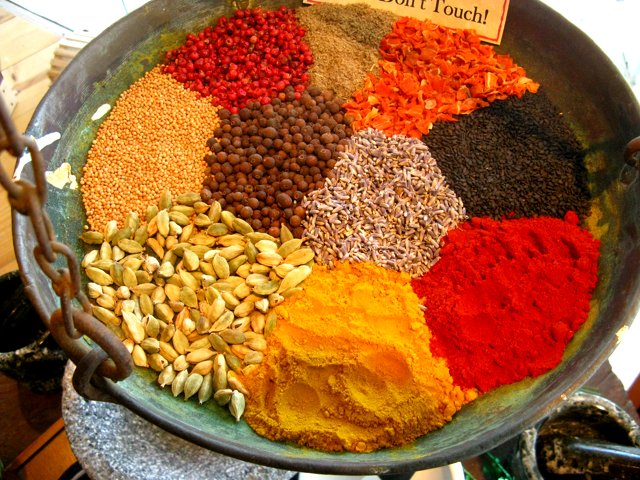
#> input picture CG/scikit-image/skimage-tutorials-master/skimage-tutorials-master/images/spice_1.jpg, 640 x 480 px
$ jupyter execute 4_segmentation.ipynb   (shell and % lines are left out)   (Python 2 division)   (older library calls are emulated)
#> lines starting #> are read from the running program, lines starting #| are printed output that depends on the picture; after the words box and inside, x2 and y2 are one past the last pixel; in counts of white or black regions, pixels touching at a corner belong together
# Segmentation

Segmentation is the division of an image into "meaningful" regions. If you've seen The Terminator, you've seen image segmentation:

In `scikit-image`, you can find segmentation functions in the `segmentation` package, with one exception: the `watershed` function is in `morphology`, because it's a bit of both. We'll use two algorithms, SLIC and watershed and discuss applications of each.

There are two kinds of segmentation: *contrast-based* and *boundary-based*. The first is used when the regions of the image you are trying to divide have different characteristics, such as a red flower on a green background. The second is used when you want to segment an image in which borders between objects are prominent, but objects themselves are not very distinct. For example, a pile of oranges.

## Image types: contrast

SLIC (Simple Linear Iterative Clustering) is a segmentation algorithm of the first kind: it clusters pixels in both space and color. Therefore, regions of space that are similar in color will end up in the same segment.

Let's try to segment this image:

(Photo by Flickr user Clyde Robinson, used under CC-BY 2.0 license.)

The SLIC function takes two parameters: the desired number of segments, and the "compactness", which is the relative weighting of the space and color dimensions. The higher the compactness, the more "square" the returned segments.

[cell 1]
import numpy as np
from matplotlib import pyplot as plt

[cell 2]
import skdemo
plt.rcParams['image.cmap'] = 'spectral'
from skimage import io, segmentation as seg, color

url = '../images/spice_1.jpg'
image = io.imread(url)
#> image is the input picture: shape (480, 640, 3); mean R, G, B 159.6, 97.7, 51.1

[cell 3]
labels = seg.slic(image, n_segments=18, compactness=10)
#> labels: shape (480, 640) int64; 11 distinct labels, from 1 to 11
skdemo.imshow_all(image, labels.astype(float) / labels.max())
#> (this line was passed over: skdemo is not available in this run)
print labels
#> (printed output is left out)

We can try to create a nicer visualization for `labels`: each segment will be represented by its average color.

[cell 4]
def mean_color(image, labels):
    out = np.zeros_like(image)
    for label in np.unique(labels):
        indices = np.nonzero(labels == label)
        out[indices] = np.mean(image[indices], axis=0)
#> this loop made 11 passes
#> indices on passes 1 to 11: 8621 positions, rows 0 to 113, columns 0 to 150, 39636 positions, rows 0 to 423, columns 0 to 504, 20863 positions, rows 0 to 140, columns 295 to 537, 58285 positions, rows 0 to 412, columns 304 to 639, 12427 positions, rows 6 to 144, columns 159 to 350, 52596 positions, rows 64 to 360, columns 77 to 351, 24667 positions, rows 211 to 403, columns 410 to 599, 31626 positions, rows 258 to 452, columns 208 to 463, 15117 positions, rows 272 to 479, columns 0 to 309, 32872 positions, rows 282 to 479, columns 106 to 639, 10490 positions, rows 367 to 479, columns 58 to 301
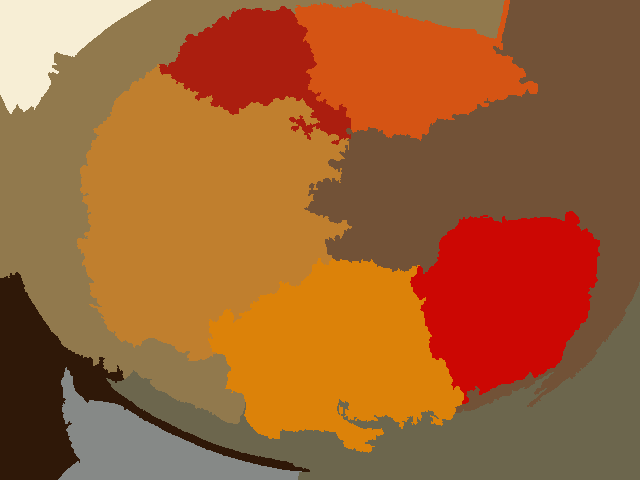
#> out: shape (480, 640, 3); mean R, G, B 159, 97.2, 50.6
    return out

skdemo.imshow_all(image, mean_color(image, labels))
#> (this line was passed over: skdemo is not available in this run)

Notice that some spices are broken up into "light" and "dark" parts. We have multiple parameters to control this:

- `enforce_connectivity`: Do some post-processing so that small regions get merged to adjacent big regions.

[cell 5]
labels = seg.slic(image, n_segments=18, compactness=10,
                  enforce_connectivity=True)
label_image = mean_color(image, labels)
#> the loop in mean_color (call 2), `for label in np.unique(labels):` made 11 passes
skdemo.imshow_all(image, label_image)
#> (this line was passed over: skdemo is not available in this run)

Yikes! It looks like a little too much merging went on! This is because of the intertwining of the labels. One way to avoid this is to blur the image before segmentation. Because this is such a common use-case, a Gaussian blur is included in SLIC--just pass in the `sigma` parameter:

[cell 6]
labels = seg.slic(image, n_segments=18, compactness=10,
                  sigma=2, enforce_connectivity=True)
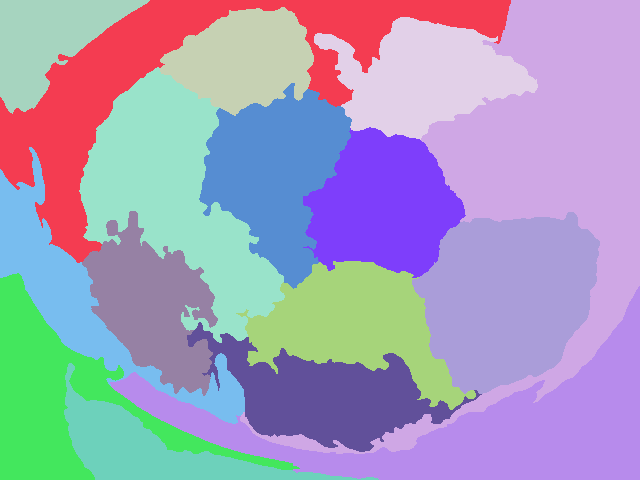
#> labels: shape (480, 640) int64; 16 distinct labels, from 1 to 16; one colour per label, 0 black
label_image = mean_color(image, labels)
skdemo.imshow_all(image, label_image)
#> (this line was passed over: skdemo is not available in this run)

Getting there! But it looks like some regions are merged together. We can alleviate this by increasing the number of segments:

[cell 7]
labels = seg.slic(image, n_segments=24, compactness=10,
                  sigma=2, enforce_connectivity=True)
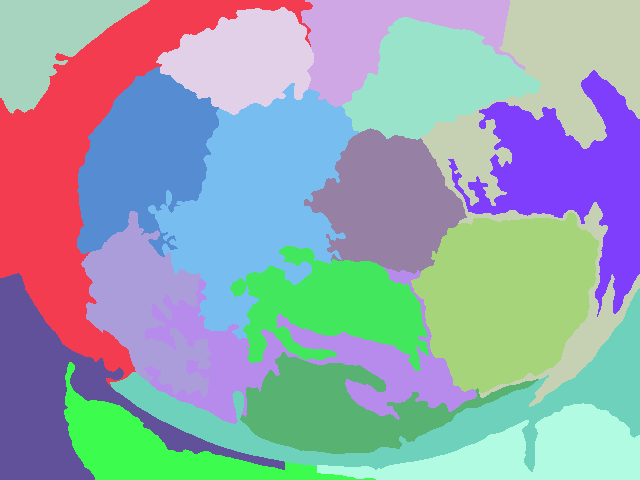
#> labels: shape (480, 640) int64; 19 distinct labels, from 1 to 19; one colour per label, 0 black
label_image = mean_color(image, labels)
skdemo.imshow_all(image, label_image)
#> (this line was passed over: skdemo is not available in this run)

That's looking pretty good! Some regions are still too squiggly though... Let's try jacking up the compactness:

[cell 8]
labels = seg.slic(image, n_segments=24, compactness=40,
                  sigma=2, enforce_connectivity=True)
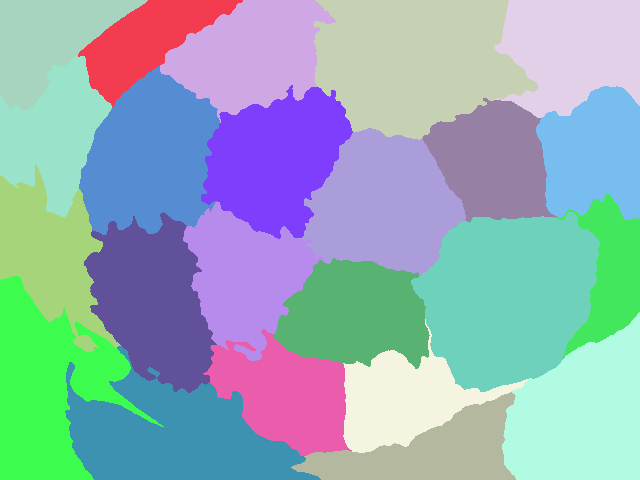
#> labels: shape (480, 640) int64; 23 distinct labels, from 1 to 23; one colour per label, 0 black
label_image = mean_color(image, labels)
skdemo.imshow_all(image, label_image)
#> (this line was passed over: skdemo is not available in this run)

## <span class="exercize">SLIC explorer</span>
Write an interactive tool to explore the SLIC parameter space.  A skeleton is
given below.

```python
from IPython.html import widgets

def func(slider_kwarg=0.5, dropdown_kwarg='option0'):
    s = some_func(image, arg1=slider_kwarg, arg2=dropdown_kwarg)
    skdemo.imshow_all(image, s)

widgets.interact(func, slider_kwarg=(start, stop, step),
                 dropdown_kwarg=['option0', 'option1'])
```

## <span class="exercize">Select the spices</span>

Try segmenting the following image with a modification to the same tool:

"Spices" photo by Flickr user Riyaad Minty.
https://www.flickr.com/photos/riym/3326786046
Used under the Creative Commons CC-BY 2.0 license.

Note: this image is more challenging to segment because the color regions are different from one part of the image to the other. Try the `slic_zero` parameter in combination with different values for `n_segments`.

[cell 9]
url2 = '../images/spices.jpg'

## Image types: boundary images

Often, the contrast between regions is not sufficient to distinguish them, but there is a clear boundary between the two. Using an edge detector on these images, followed by a *watershed*, often gives very good segmentation. For example, look at the output of the Sobel filter on the coins image:

[cell 10]
from skimage import data, filter as filters
from matplotlib import pyplot as plt, cm

[cell 11]
coins = data.coins()
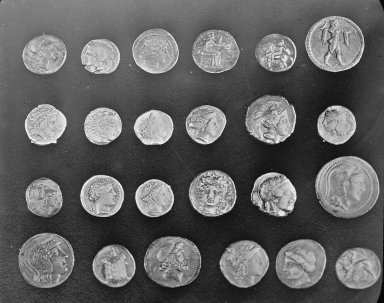
#> input picture skimage.data.coins(), 384 x 303 px
#> coins is the input picture: shape (303, 384); min 1, max 252, mean 96.9
edges = filters.sobel(coins)

plt.imshow(edges, cmap='gray');

The *watershed algorithm* finds the regions between these edges. It does so by envisioning the pixel intensity as height on a topographic map. It then "floods" the map from the bottom up, starting from seed points. These flood areas are called "watershed basins" and when they meet, they form the image segmentation.

Let's look at a one-dimensional example:

[cell 12]
from skimage.morphology import watershed
from scipy import ndimage as nd

x = np.array([0, 1, 2, 3, 4, 5, 6, 7, 8, 9, 10, 11])
y = np.array([1, 0, 1, 2, 1, 3, 2, 0, 2, 4, 1, 0])

seeds = nd.label(y == 0)[0]
seed_positions = np.argwhere(seeds)[:, 0]

print "Seeds:", seeds
print "Seed positions:", seed_positions

# ------------------------------- #
result = watershed(y, seeds)
# ------------------------------- #

# You can ignore the code below--it's just
# to make a pretty plot of the results.
plt.figure(figsize=(10, 5))
plt.plot(y, '-o', label='Image slice', linewidth=3)
plt.plot(seed_positions, np.zeros_like(seed_positions), 'r^',
         label='Seeds', markersize=15)

for n, label in enumerate(np.unique(result)):
    mask = (result == label)
    plt.bar(x[mask][:-1], result[mask][:-1],
            width=1, label='Region %d' % n,
            alpha=0.1)

plt.vlines(np.argwhere(np.diff(result)) + 0.5, -0.2, 4.1, 'm',
           linewidth=3, linestyle='--')

plt.legend(loc='upper left', numpoints=1)
plt.axis('off')
plt.ylim(-0.2, 4.1);

Answers the question: which seed flooded this point?

Let's find some seeds for `coins`. First, we compute the *distance transform* of a thresholded version of `edges`:

[cell 13]
from scipy import ndimage as nd
threshold = 0.4

# Euclidean distance transform
# How far do we ave to travel from a non-edge to find an edge?
non_edges = (edges < threshold)
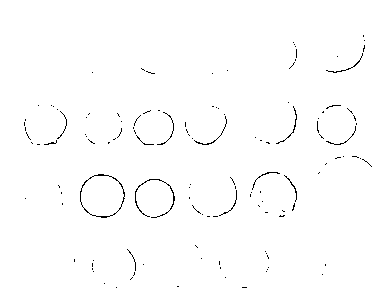
#> non_edges: shape (303, 384) bool; 99% white; black in thin lines or dots, all inside (x1, y1, x2, y2) = (24, 35, 372, 288)
distance_from_edge = nd.distance_transform_edt(non_edges)
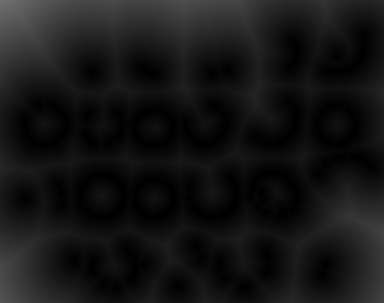
#> distance_from_edge: shape (303, 384) float64; min 0, max 111.7, mean 21.4

plt.imshow(distance_from_edge, cmap='gray');

Then, we find the *peaks* in that image--the background points furthest away from any edges--which will act as the seeds.

[cell 14]
from skimage import feature

# -------------------------------------------------#
peaks = feature.peak_local_max(distance_from_edge)
#> peaks = 233 pairs, first value 49 to 285, second value 31 to 365
print "Peaks shape:", peaks.shape
#| Peaks shape: (233, 2)
# -------------------------------------------------#

peaks_image = np.zeros(coins.shape, np.bool)
peaks_image[tuple(np.transpose(peaks))] = True
seeds, num_seeds = nd.label(peaks_image)

plt.imshow(edges, cmap='gray')
plt.plot(peaks[:, 1], peaks[:, 0], 'ro');
plt.axis('image')

We are now ready to perform the watershed:

[cell 15]
ws = watershed(edges, seeds)
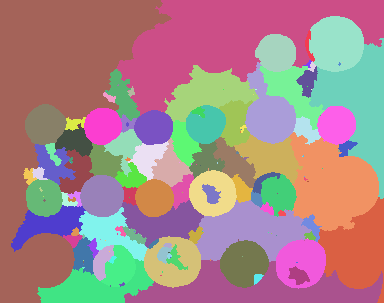
#> ws: shape (303, 384) int32; 172 distinct labels, from 1 to 172; one colour per label, 0 black

from skimage import color
plt.imshow(color.label2rgb(ws, coins));

## Examining the resulting segmentation

We have more prior knowledge that we can include in this processing problem.
For one--the coins are round!

[cell 16]
from skimage.measure import regionprops

regions = regionprops(ws)
#> regions = 172 regions; largest, box (x1, y1, x2, y2) and area: (0, 0, 172, 303) 22190, (116, 0, 384, 116) 14352, (290, 132, 379, 231) 5892, (124, 260, 383, 303) 5482, (309, 38, 384, 199) 5174

ws_updated = ws.copy()
for region in regions:
    if region.eccentricity > 0.6:
        ws_updated[ws_updated == region.label] = 0
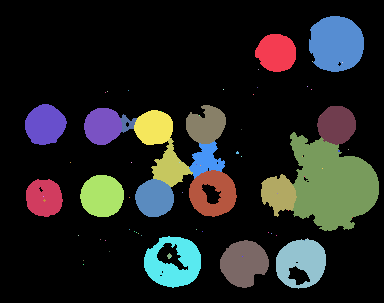
#> ws_updated: shape (303, 384) int32; 77 distinct labels, from 0 to 168; one colour per label, 0 black

plt.imshow(color.label2rgb(ws_updated, coins, bg_label=0));
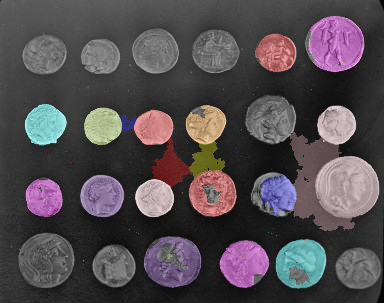
#> shown: shape (303, 384, 3) float64; mean R, G, B 0.322, 0.296, 0.312

$ run again, with CG/scikit-image/skimage-tutorials-master/skimage-tutorials-master/images/balloon.jpg copied over CG/scikit-image/skimage-tutorials-master/skimage-tutorials-master/images/spice_1.jpg
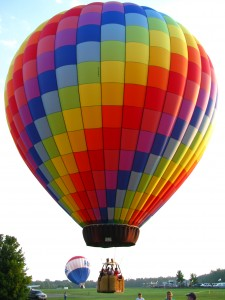
#> input picture CG/scikit-image/skimage-tutorials-master/skimage-tutorials-master/images/balloon.jpg, 225 x 300 px
#> image is the input picture: shape (300, 225, 3); mean R, G, B 170.1, 140.5, 129.3
#> (printed output is left out)
#> the loop in mean_color, `for label in np.unique(labels):` made 12 passes
#> indices on passes 1 to 8: 3227 positions, rows 0 to 117, columns 0 to 125, 8414 positions, rows 0 to 223, columns 123 to 224, 2810 positions, rows 1 to 163, columns 34 to 165, 3587 positions, rows 2 to 163, columns 6 to 102, 3916 positions, rows 3 to 189, columns 25 to 148, 4948 positions, rows 17 to 136, columns 46 to 175, 3100 positions, rows 47 to 128, columns 123 to 197, 2617 positions, rows 84 to 221, columns 52 to 122
#> the loop in mean_color (call 2), `for label in np.unique(labels):` made 12 passes
#> `labels = seg.slic(image, n_segments=24, compactness=40, sigma=2, enfor..`:
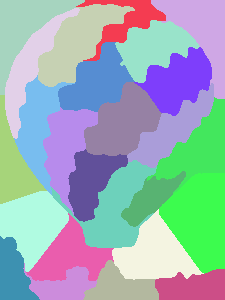
#> labels: shape (300, 225) int64; 25 distinct labels, from 1 to 25; one colour per label, 0 black
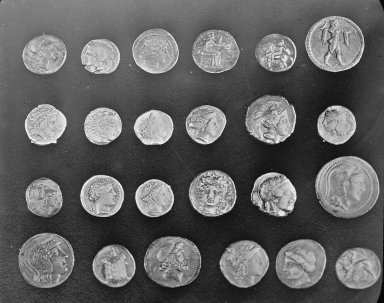
#> input picture skimage.data.coins(), 384 x 303 px
#> coins is the input picture: shape (303, 384); min 1, max 252, mean 96.9
#> non_edges: shape (303, 384) bool; 99% white; black in thin lines or dots, all inside (x1, y1, x2, y2) = (24, 35, 372, 288)
#> peaks = 233 pairs, first value 49 to 285, second value 31 to 365
#| Peaks shape: (233, 2)
#> ws: shape (303, 384) int32; 172 distinct labels, from 1 to 172
#> regions = 172 regions; largest, box (x1, y1, x2, y2) and area: (0, 0, 172, 303) 22190, (116, 0, 384, 116) 14352, (290, 132, 379, 231) 5892, (124, 260, 383, 303) 5482, (309, 38, 384, 199) 5174

$ run again, with CG/scikit-image/skimage-tutorials-master/skimage-tutorials-master/images/forest.jpg copied over CG/scikit-image/skimage-tutorials-master/skimage-tutorials-master/images/spice_1.jpg
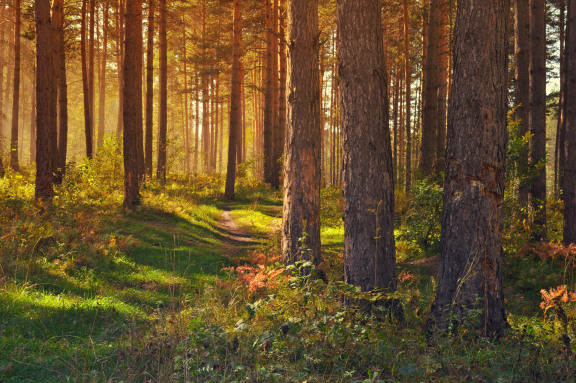
#> input picture CG/scikit-image/skimage-tutorials-master/skimage-tutorials-master/images/forest.jpg, 576 x 383 px
#> image is the input picture: shape (383, 576, 3); mean R, G, B 102.2, 79, 43.2
#> (printed output is left out)
#> the loop in mean_color, `for label in np.unique(labels):` made 6 passes
#> indices on passes 1 to 6: 133753 positions, rows 0 to 343, columns 0 to 456, 19365 positions, rows 0 to 353, columns 446 to 575, 19943 positions, rows 64 to 277, columns 394 to 557, 25159 positions, rows 206 to 382, columns 333 to 575, 13310 positions, rows 284 to 382, columns 104 to 351, 9078 positions, rows 300 to 382, columns 0 to 128
#> the loop in mean_color (call 2), `for label in np.unique(labels):` made 6 passes
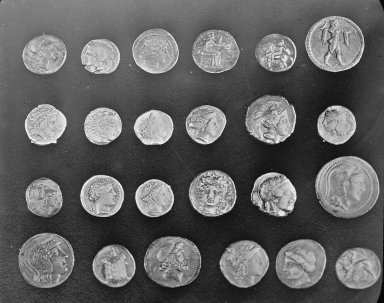
#> input picture skimage.data.coins(), 384 x 303 px
#> coins is the input picture: shape (303, 384); min 1, max 252, mean 96.9
#> non_edges: shape (303, 384) bool; 99% white; black in thin lines or dots, all inside (x1, y1, x2, y2) = (24, 35, 372, 288)
#> peaks = 233 pairs, first value 49 to 285, second value 31 to 365
#| Peaks shape: (233, 2)
#> ws: shape (303, 384) int32; 172 distinct labels, from 1 to 172
#> regions = 172 regions; largest, box (x1, y1, x2, y2) and area: (0, 0, 172, 303) 22190, (116, 0, 384, 116) 14352, (290, 132, 379, 231) 5892, (124, 260, 383, 303) 5482, (309, 38, 384, 199) 5174
